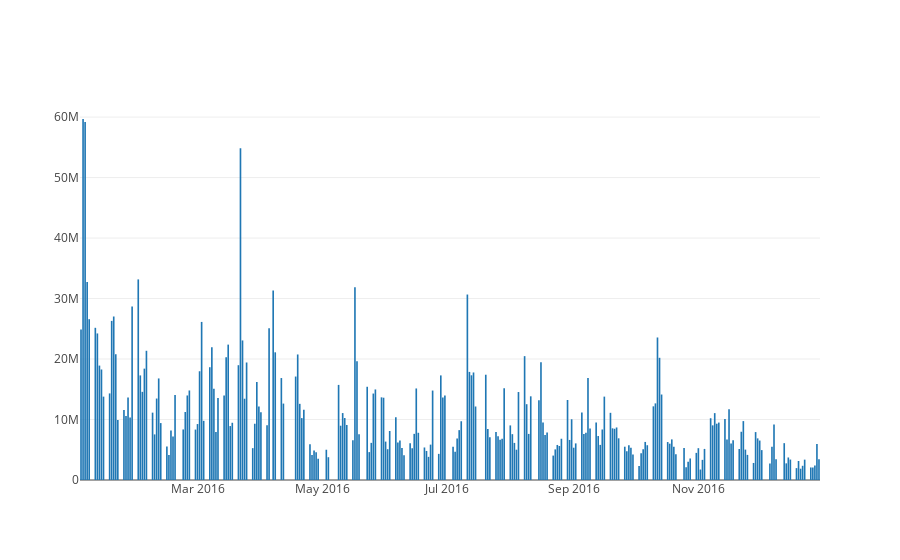

Notebook code for this chart:
### Code cell
trace_vol = go.Bar(
            x=stock.index,
            y=stock.Volume
    )

iplot([trace_vol])

### Figure 1 — Plotly figure (JSON) as saved in the notebook; plotly's stock layout.template omitted (floating-point values rounded to 4 significant figures; data arrays with more than 128 entries replaced by an {"elided": "..."} marker saying what was removed)
{"data": [{"type": "bar", "x": {"elided": "244 str values"}, "y": {"elided": "244 int values"}}], "layout": {}}
